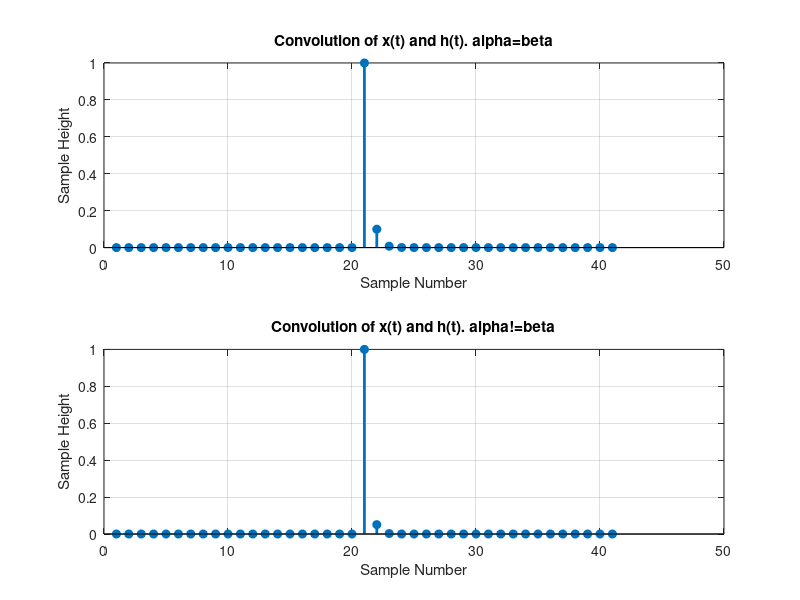

Recreate this plot in MATLAB.
t = -10:10;
u = [zeros(1, 10) ones(1, 11)];
alpha = 3; beta = 3;
x1 = exp(-alpha*t).*u;
h1 = exp(-beta*t).*u;
alpha = 3; beta = 7;
x = exp((-alpha)*t).*u;
h = exp((-beta)*t).*u;
subplot(2,1,1);
stem(conv(x1, h1), 'filled', 'linewidth', 2);
grid on;
title('Convolution of x(t) and h(t). alpha=beta');
xlabel('Sample Number');
ylabel('Sample Height');
subplot(2,1,2);
stem(conv(x, h),'filled',  'linewidth', 2);
grid on;
title('Convolution of x(t) and h(t). alpha!=beta')
xlabel('Sample Number');
ylabel('Sample Height');
